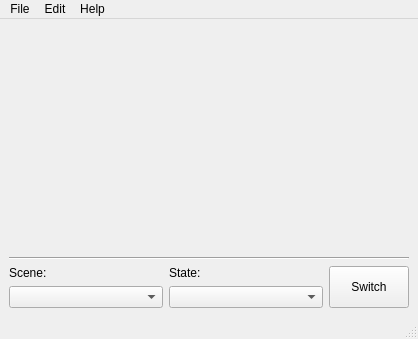
<ui version="4.0" >
 <class>AmbMainWindowUi</class>
 <widget class="QMainWindow" name="AmbMainWindowUi" >
  <property name="geometry" >
   <rect>
    <x>0</x>
    <y>0</y>
    <width>418</width>
    <height>339</height>
   </rect>
  </property>
  <property name="windowIcon" >
   <iconset resource="ambience.qrc" >:/images/genesis_zoom_sm.png</iconset>
  </property>
  <widget class="QWidget" name="centralwidget" >
   <property name="windowTitle" >
    <string>Ambient Sound Studio</string>
   </property>
   <layout class="QGridLayout" >
    <item row="0" column="0" colspan="3" >
     <widget class="QFrame" name="m_mainWidgetFrm" >
      <property name="sizePolicy" >
       <sizepolicy vsizetype="Expanding" hsizetype="Expanding" >
        <horstretch>0</horstretch>
        <verstretch>0</verstretch>
       </sizepolicy>
      </property>
      <property name="frameShape" >
       <enum>QFrame::NoFrame</enum>
      </property>
     </widget>
    </item>
    <item row="1" column="0" colspan="3" >
     <widget class="Line" name="line" >
      <property name="orientation" >
       <enum>Qt::Horizontal</enum>
      </property>
     </widget>
    </item>
    <item row="2" column="0" >
     <widget class="QLabel" name="label_2" >
      <property name="sizePolicy" >
       <sizepolicy vsizetype="Minimum" hsizetype="Preferred" >
        <horstretch>0</horstretch>
        <verstretch>0</verstretch>
       </sizepolicy>
      </property>
      <property name="text" >
       <string>Scene:</string>
      </property>
     </widget>
    </item>
    <item row="2" column="1" >
     <widget class="QLabel" name="label_3" >
      <property name="sizePolicy" >
       <sizepolicy vsizetype="Minimum" hsizetype="Preferred" >
        <horstretch>0</horstretch>
        <verstretch>0</verstretch>
       </sizepolicy>
      </property>
      <property name="text" >
       <string>State:</string>
      </property>
     </widget>
    </item>
    <item rowspan="2" row="2" column="2" >
     <widget class="QPushButton" name="m_switchBtn" >
      <property name="sizePolicy" >
       <sizepolicy vsizetype="Preferred" hsizetype="Minimum" >
        <horstretch>0</horstretch>
        <verstretch>0</verstretch>
       </sizepolicy>
      </property>
      <property name="text" >
       <string>Switch</string>
      </property>
     </widget>
    </item>
    <item row="3" column="0" >
     <widget class="QComboBox" name="m_sceneCbo" >
      <property name="sizePolicy" >
       <sizepolicy vsizetype="Fixed" hsizetype="MinimumExpanding" >
        <horstretch>0</horstretch>
        <verstretch>0</verstretch>
       </sizepolicy>
      </property>
     </widget>
    </item>
    <item row="3" column="1" >
     <widget class="QComboBox" name="m_stateCbo" >
      <property name="sizePolicy" >
       <sizepolicy vsizetype="Fixed" hsizetype="MinimumExpanding" >
        <horstretch>0</horstretch>
        <verstretch>0</verstretch>
       </sizepolicy>
      </property>
     </widget>
    </item>
   </layout>
  </widget>
  <widget class="QMenuBar" name="menubar" >
   <property name="geometry" >
    <rect>
     <x>0</x>
     <y>0</y>
     <width>418</width>
     <height>19</height>
    </rect>
   </property>
   <widget class="QMenu" name="menuFile" >
    <property name="title" >
     <string>File</string>
    </property>
    <widget class="QMenu" name="m_recentFilesMenu" >
     <property name="title" >
      <string>Recent Files</string>
     </property>
    </widget>
    <addaction name="m_newAction" />
    <addaction name="m_openAction" />
    <addaction name="m_saveAction" />
    <addaction name="m_saveAsAction" />
    <addaction name="separator" />
    <addaction name="m_recentFilesMenu" />
    <addaction name="separator" />
    <addaction name="m_exitAction" />
   </widget>
   <widget class="QMenu" name="menuHelp" >
    <property name="title" >
     <string>Help</string>
    </property>
    <addaction name="m_aboutAction" />
   </widget>
   <widget class="QMenu" name="menuEdit" >
    <property name="title" >
     <string>Edit</string>
    </property>
    <widget class="QMenu" name="m_longMenu" >
     <property name="title" >
      <string>Streamed Imports</string>
     </property>
     <addaction name="m_longAction" />
     <addaction name="m_copyLongAction" />
    </widget>
    <widget class="QMenu" name="m_shortMenu" >
     <property name="title" >
      <string>Sampled Imports</string>
     </property>
     <addaction name="m_shortAction" />
     <addaction name="m_copyShortAction" />
    </widget>
    <addaction name="m_scenesAction" />
    <addaction name="m_longMenu" />
    <addaction name="m_shortMenu" />
   </widget>
   <addaction name="menuFile" />
   <addaction name="menuEdit" />
   <addaction name="menuHelp" />
  </widget>
  <widget class="QStatusBar" name="statusbar" />
  <action name="m_exitAction" >
   <property name="text" >
    <string>Exit</string>
   </property>
  </action>
  <action name="m_aboutAction" >
   <property name="text" >
    <string>About</string>
   </property>
  </action>
  <action name="m_scenesAction" >
   <property name="text" >
    <string>Scenes &amp;&amp; States</string>
   </property>
  </action>
  <action name="m_saveAction" >
   <property name="text" >
    <string>Save</string>
   </property>
  </action>
  <action name="m_saveAsAction" >
   <property name="text" >
    <string>Save As</string>
   </property>
  </action>
  <action name="m_openAction" >
   <property name="text" >
    <string>Open</string>
   </property>
  </action>
  <action name="m_newAction" >
   <property name="text" >
    <string>New</string>
   </property>
  </action>
  <action name="m_longAction" >
   <property name="text" >
    <string>Modify...</string>
   </property>
  </action>
  <action name="m_shortAction" >
   <property name="text" >
    <string>Modify...</string>
   </property>
  </action>
  <action name="m_copyLongAction" >
   <property name="checkable" >
    <bool>true</bool>
   </property>
   <property name="text" >
    <string>Automate Local Copying</string>
   </property>
  </action>
  <action name="m_copyShortAction" >
   <property name="checkable" >
    <bool>true</bool>
   </property>
   <property name="text" >
    <string>Automate Local Copying</string>
   </property>
  </action>
 </widget>
 <resources>
  <include location="ambience.qrc" />
 </resources>
 <connections>
  <connection>
   <sender>m_exitAction</sender>
   <signal>activated()</signal>
   <receiver>AmbMainWindowUi</receiver>
   <slot>close()</slot>
   <hints>
    <hint type="sourcelabel" >
     <x>-1</x>
     <y>-1</y>
    </hint>
    <hint type="destinationlabel" >
     <x>399</x>
     <y>299</y>
    </hint>
   </hints>
  </connection>
 </connections>
</ui>
